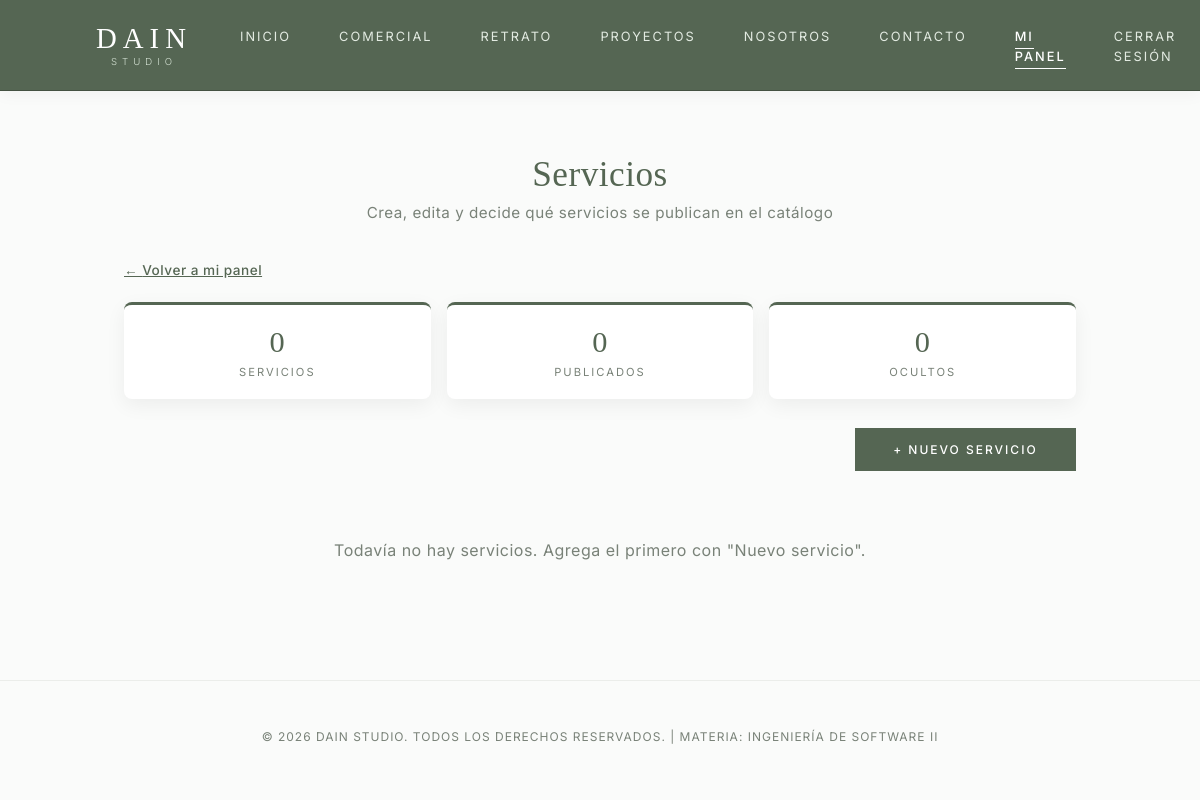
Page /servicios_admin.php (signed in) on the earlier database version.
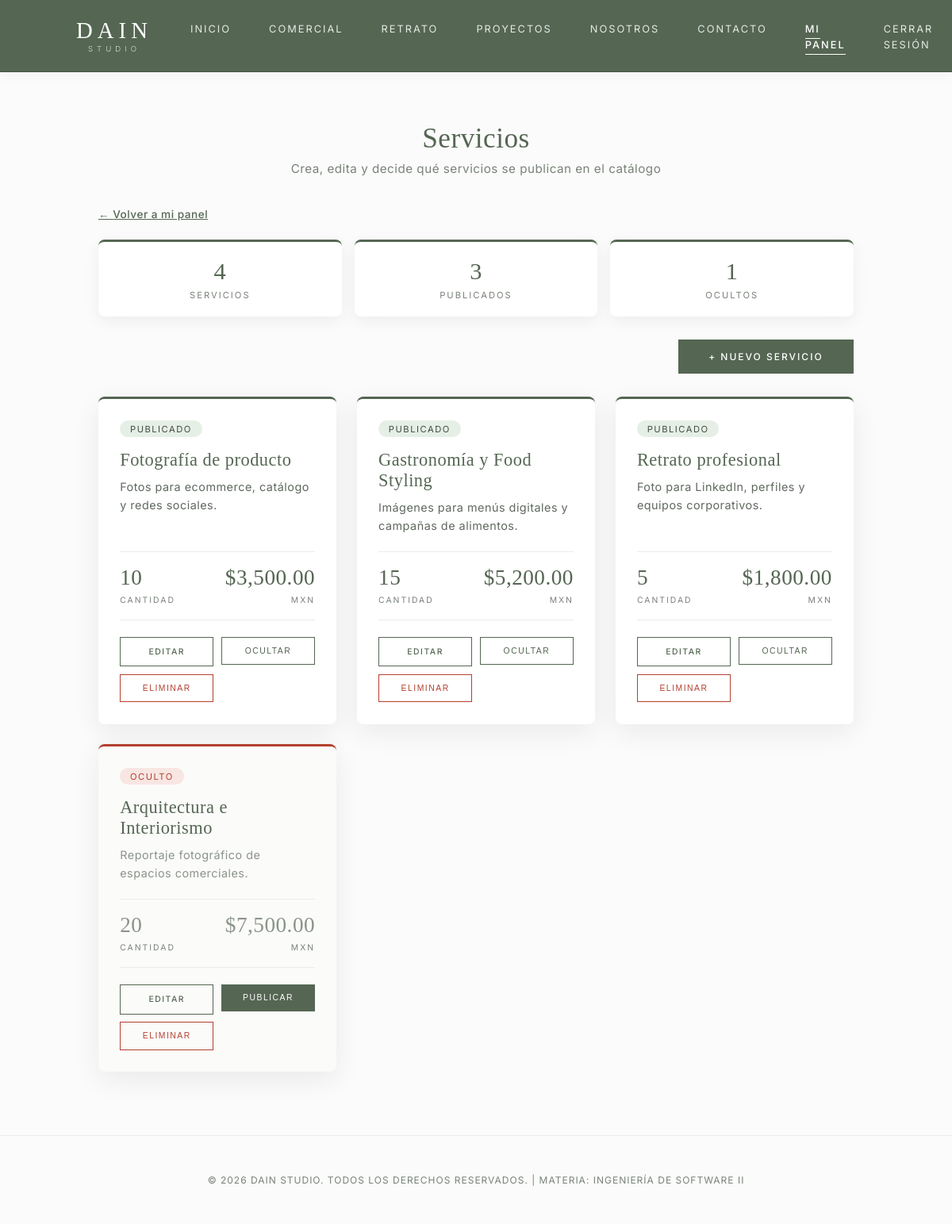
Same page on the later database version.
### tables this page shows
CREATE TABLE tb_servicios (
    id_servicio    INT AUTO_INCREMENT PRIMARY KEY,
    nombre         VARCHAR(100) NOT NULL,
    descripcion    VARCHAR(255),
    cantidad       INT NOT NULL DEFAULT 1,
    precio         DECIMAL(10,2) NOT NULL,
    visible        TINYINT(1) NOT NULL DEFAULT 1,         
    fecha_registro DATETIME DEFAULT CURRENT_TIMESTAMP
);

### servicios_admin.php (the view, shortened to what this page needs)
<?php
require_once 'includes/conexion.php';
function e($v) { return htmlspecialchars((string)$v, ENT_QUOTES, 'UTF-8'); }
$errores  = [];
$modo     = 'lista';
$form     = ['nombre' => '', 'descripcion' => '', 'cantidad' => 1, 'precio' => '', 'visible' => 1];
$servicio = null;
if ($modo === 'lista') {
    $lista = $pdo->query('SELECT s.id_servicio, s.nombre, s.descripcion, s.cantidad, s.precio, s.visible,
                                 (SELECT COUNT(*) FROM tb_solicitudes r WHERE r.id_servicio = s.id_servicio) AS solicitudes
                          FROM tb_servicios s
                          ORDER BY s.id_servicio ASC')->fetchAll();
    $total      = count($lista);
    $publicados = count(array_filter($lista, function ($s) { return (int)$s['visible'] === 1; }));
    $ocultos    = $total - $publicados;
}
?>
<!DOCTYPE html>
<html lang="es">
<head>
    <link rel="stylesheet" href="css/styles.css">
    <link rel="stylesheet" href="css/gestion.css">
    <link rel="stylesheet" href="css/servicios.css">
</head>
<body>
    <header class="navbar">
        <a href="index.html" class="logo-link">
            <div class="logo-container">
                <span class="logo-main">DAIN</span>
                <span class="logo-sub">STUDIO</span>
            </div>
        </a>
        <nav>
            <ul class="nav-links">
                <li><a href="index.html">Inicio</a></li>
                <li><a href="comercial.html">Comercial</a></li>
                <li><a href="retrato.html">Retrato</a></li>
                <li><a href="proyectos.html">Proyectos</a></li>
                <li><a href="nosotros.html">Nosotros</a></li>
                <li><a href="contacto.html">Contacto</a></li>
                <li><a href="panel_admin.php" class="active">Mi panel</a></li>
                <li><a href="logout.php">Cerrar Sesión</a></li>
            </ul>
        </nav>
    </header>
    <main class="panel-container panel-ancho">
        <section class="panel-header">
            <h1>Servicios</h1>
            <p>Crea, edita y decide qué servicios se publican en el catálogo</p>
        </section>
        <p class="volver"><a href="<?= $modo === 'lista' ? 'panel_admin.php' : 'servicios_admin.php' ?>">&larr; <?= $modo === 'lista' ? 'Volver a mi panel' : 'Volver a servicios' ?></a></p>
        <?php if ($modo === 'nuevo' || $modo === 'editar'): ?>
            <section class="ficha">
                <div class="ficha-encabezado">
                    <div class="ficha-avatar"><?= $modo === 'nuevo' ? '+' : e(mb_strtoupper(mb_substr($servicio['nombre'], 0, 1))) ?></div>
                    <div>
                        <h2><?= $modo === 'nuevo' ? 'Nuevo servicio' : 'Editar servicio' ?></h2>
                    </div>
                </div>
                <?php foreach ($errores as $err): ?>
                    <p class="alerta alerta-error"><?= e($err) ?></p>
                <?php endforeach; ?>
                <form method="POST" action="servicios_admin.php<?= $modo === 'editar' ? '?editar=' . (int)$servicio['id_servicio'] : '?nuevo=1' ?>" class="ficha-form">
                    <input type="hidden" name="csrf" value="<?= e($_SESSION['csrf']) ?>">
                    <input type="hidden" name="accion" value="<?= $modo === 'editar' ? 'editar' : 'crear' ?>">
                    <?php if ($modo === 'editar'): ?>
                        <input type="hidden" name="id_servicio" value="<?= (int)$servicio['id_servicio'] ?>">
                    <?php endif; ?>
                    <div class="form-group-login">
                        <label for="nombre">Nombre del servicio</label>
                        <input type="text" id="nombre" name="nombre" maxlength="100"
                               placeholder="Ej. Fotografía de producto" value="<?= e($form['nombre']) ?>" required>
                    </div>
                    <div class="form-group-login">
                        <label for="descripcion">Descripción</label>
                        <textarea id="descripcion" name="descripcion" rows="3" maxlength="255"
                                  placeholder="Qué incluye el servicio"><?= e($form['descripcion']) ?></textarea>
                    </div>
                    <div class="form-group-login">
                        <label for="cantidad">Cantidad (por ejemplo, fotografías incluidas)</label>
                        <input type="number" id="cantidad" name="cantidad" min="1" max="999" step="1"
                               value="<?= e($form['cantidad']) ?>" required>
                    </div>
                    <div class="form-group-login">
                        <label for="precio">Precio (MXN)</label>
                        <input type="number" id="precio" name="precio" min="1" max="999999.99" step="0.01"
                               placeholder="0.00" value="<?= e($form['precio']) ?>" required>
                    </div>
                    <div class="form-group-login check-visible">
                        <label for="visible">
                            <input type="checkbox" id="visible" name="visible" value="1" <?= (int)$form['visible'] === 1 ? 'checked' : '' ?>>
                            Publicar en el catálogo (visible para los clientes)
                        </label>
                    </div>
                    <div class="ficha-acciones">
                        <button type="submit" class="btn btn-primary"><?= $modo === 'nuevo' ? 'Guardar servicio' : 'Guardar cambios' ?></button>
                        <a href="servicios_admin.php" class="btn btn-secondary">Cancelar</a>
                    </div>
                </form>
            </section>
        <?php else: ?>
            <section class="resumen-clientes">
                <div><strong><?= $total ?></strong><span>Servicios</span></div>
                <div><strong><?= $publicados ?></strong><span>Publicados</span></div>
                <div><strong><?= $ocultos ?></strong><span>Ocultos</span></div>
            </section>
            <p class="barra-acciones">
                <a href="servicios_admin.php?nuevo=1" class="btn btn-primary">+ Nuevo servicio</a>
            </p>
            <?php if ($total === 0): ?>
                <p class="tabla-vacia">Todavía no hay servicios. Agrega el primero con "Nuevo servicio".</p>
            <?php else: ?>
                <section class="servicios-grid">
                    <?php foreach ($lista as $s): ?>
                        <?php $pub = ((int)$s['visible'] === 1); ?>
                        <article class="servicio-card <?= $pub ? '' : 'servicio-oculto' ?>">
                            <div class="servicio-top">
                                <span class="estado <?= $pub ? 'estado-activo' : 'estado-inactivo' ?>"><?= $pub ? 'Publicado' : 'Oculto' ?></span>
                            </div>
                            <h3><?= e($s['nombre']) ?></h3>
                            <p class="servicio-desc"><?= $s['descripcion'] !== null && $s['descripcion'] !== '' ? e($s['descripcion']) : 'Sin descripción' ?></p>
                            <div class="servicio-datos">
                                <div class="servicio-cantidad">
                                    <strong><?= (int)$s['cantidad'] ?></strong>
                                    <span>Cantidad</span>
                                </div>
                                <div class="servicio-precio">
                                    <strong>$<?= number_format((float)$s['precio'], 2) ?></strong>
                                    <span>MXN</span>
                                </div>
                            </div>
                            <div class="servicio-acciones">
                                <a href="servicios_admin.php?editar=<?= (int)$s['id_servicio'] ?>" class="btn btn-sm btn-secondary">Editar</a>
                                <form method="POST" action="servicios_admin.php" class="form-inline">
                                    <button type="submit" class="btn btn-sm <?= $pub ? 'btn-secondary' : 'btn-primary' ?>"><?= $pub ? 'Ocultar' : 'Publicar' ?></button>
                                </form>
                                <form method="POST" action="servicios_admin.php" class="form-inline form-eliminar"
                                      data-nombre="<?= e($s['nombre']) ?>">
                                    <button type="submit" class="btn btn-sm btn-peligro">Eliminar</button>
                                </form>
                            </div>
                        </article>
                    <?php endforeach; ?>
                </section>
            <?php endif; ?>
        <?php endif; ?>
    </main>
    <footer>
        <p>&copy; 2026 DAIN Studio. Todos los derechos reservados. | Materia: Ingeniería de Software II</p>
    </footer>
</body>
</html>

### css/styles.css (style rules this page uses)
* { margin: 0; padding: 0; box-sizing: border-box; }
body { background-color: #fafbfa; color: #242924; font-family: 'Inter', sans-serif; letter-spacing: 0.5px; -webkit-font-smoothing: antialiased; }
.navbar { display: flex; justify-content: space-between; align-items: center; padding: 1.5rem 6rem; background-color: #556653; position: sticky; top: 0; z-index: 1000; border-bottom: 1px solid #445242; box-shadow: 0 4px 15px rgba(0, 0, 0, 0.04); }
.logo-link { text-decoration: none; display: inline-block; }
.logo-container { display: flex; flex-direction: column; align-items: center; line-height: 1; }
.logo-main { font-family: 'Playfair Display', serif; font-size: 1.8rem; font-weight: 500; letter-spacing: 6px; color: #ffffff; }
.logo-sub { font-family: 'Inter', sans-serif; font-size: 0.6rem; font-weight: 300; letter-spacing: 5px; color: #d1ded0; margin-top: 4px; }
.nav-links { display: flex; list-style: none; }
.nav-links li { margin-left: 3rem; }
.nav-links a { color: #e3ebe2; text-decoration: none; font-size: 0.8rem; text-transform: uppercase; letter-spacing: 2px; font-weight: 400; transition: color 0.3s ease; }
.nav-links a.active { color: #ffffff; font-weight: 500; border-bottom: 1px solid #ffffff; padding-bottom: 4px; }
.btn { padding: 0.9rem 2.4rem; font-size: 0.75rem; text-transform: uppercase; letter-spacing: 2px; border: none; cursor: pointer; transition: all 0.4s ease; font-weight: 500; }
.btn-primary { background-color: #556653; color: #ffffff; }
.btn-secondary { background-color: transparent; color: #556653; border: 1px solid #556653; }
footer { text-align: center; padding: 3rem 2rem; background-color: #fafbfa; color: #798278; font-size: 0.75rem; letter-spacing: 1px; text-transform: uppercase; border-top: 1px solid #ebedea; }
.panel-container { max-width: 780px; margin: 0 auto; padding: 4rem 1.5rem 5rem; min-height: 70vh; }
.panel-header { text-align: center; margin-bottom: 2.5rem; }
.panel-header h1 { font-family: 'Playfair Display', serif; font-weight: 500; font-size: 2.2rem; color: #556653; }
.panel-header p { color: #798278; margin-top: 0.5rem; font-size: 0.95rem; }

### css/gestion.css (style rules this page uses)
.panel-ancho { max-width: 1000px; }
.volver { margin-bottom: 1.5rem; font-size: 0.85rem; }
.volver a { color: #556653; font-weight: 500; }
.resumen-clientes { display: grid; grid-template-columns: repeat(3, 1fr); gap: 1rem; margin-bottom: 1.8rem; }
.resumen-clientes div { background-color: #ffffff; border-radius: 8px; border-top: 3px solid #556653; box-shadow: 0 6px 20px rgba(0, 0, 0, 0.06); padding: 1.2rem; text-align: center; }
.resumen-clientes strong { display: block; font-family: 'Playfair Display', serif; font-size: 1.9rem; font-weight: 500; color: #556653; }
.resumen-clientes span { font-size: 0.7rem; text-transform: uppercase; letter-spacing: 2px; color: #798278; }
.estado { display: inline-block; padding: 0.2rem 0.8rem; border-radius: 20px; font-size: 0.7rem; text-transform: uppercase; letter-spacing: 1.5px; white-space: nowrap; }
.estado-activo { background-color: #e6efe5; color: #3f4d3e; }
.estado-inactivo { background-color: #f8e6e3; color: #b3402f; }
.btn-sm { padding: 0.55rem 1.1rem; font-size: 0.65rem; letter-spacing: 1.5px; text-decoration: none; display: inline-block; text-align: center; }
.btn-peligro { background-color: transparent; color: #b3402f; border: 1px solid #b3402f; }
.form-inline { display: inline; }
.tabla-vacia { padding: 2.5rem; text-align: center; color: #798278; }

Differences in the rows shown:
added tb_servicios: visible "1", shows "PUBLICADO", nombre "Fotografía de producto", descripcion "Fotos para ecommerce, catálogo y redes sociales.", cantidad "10", precio "3,500.00", shows "OCULTAR"
added tb_servicios: visible "PUBLICADO", nombre "Gastronomía y Food Styling", descripcion "Imágenes para menús digitales y campañas de alimentos.", cantidad "15", precio "5,200.00"
added tb_servicios: visible "PUBLICADO", nombre "Retrato profesional", descripcion "Foto para LinkedIn, perfiles y equipos corporativos.", cantidad "5", precio "1,800.00"
added tb_servicios: visible "OCULTO", nombre "Arquitectura e Interiorismo", descripcion "Reportaje fotográfico de espacios comerciales.", cantidad "20", precio "7,500.00"
Other differences:
$total: "0" → "4"
$publicados: "0" → "3"
$ocultos: "0" → (not shown)
text no longer shown: "Todavía no hay servicios. Agrega el primero con \"Nuevo servicio\"."
